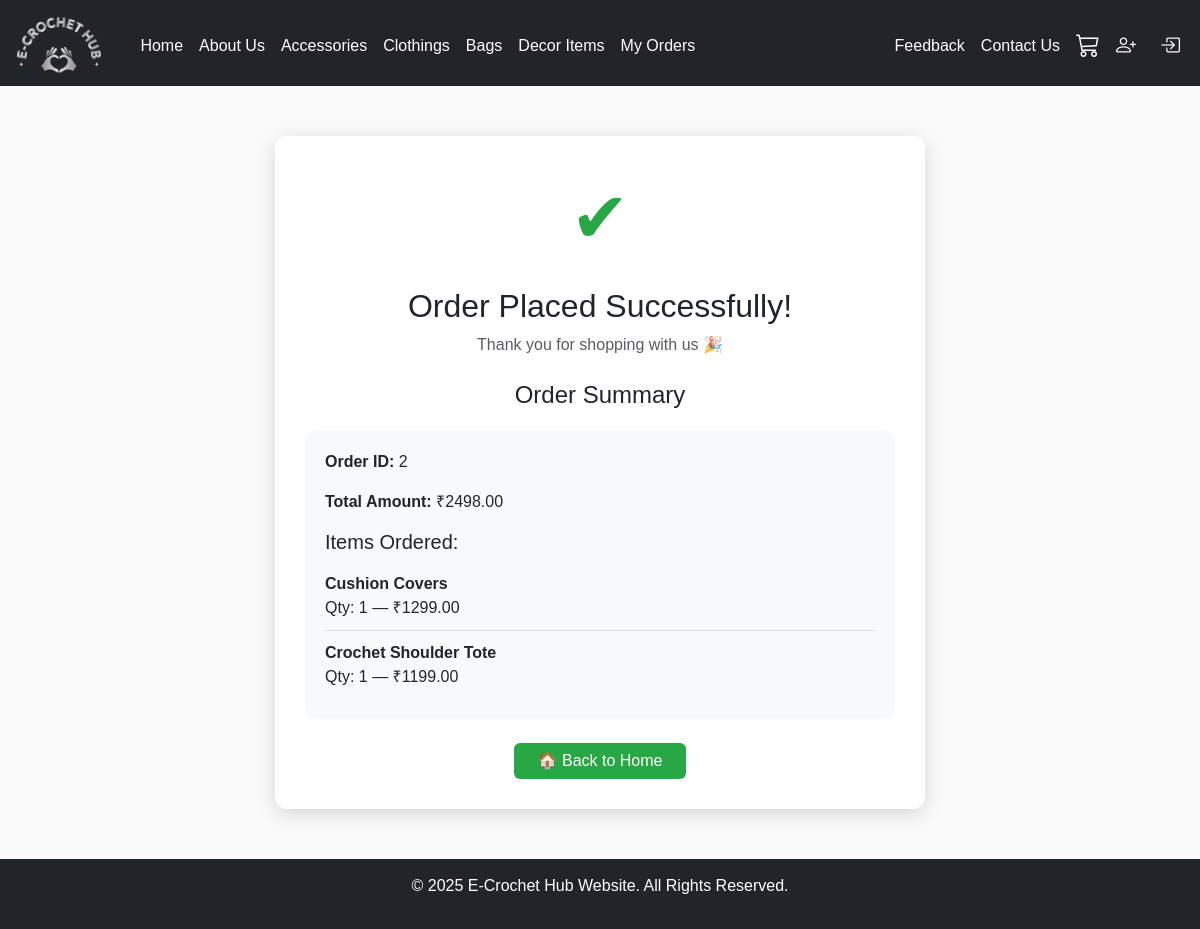
/order-success/2/, run on the app's committed database.
### app/models.py (models this page shows, shortened)
class Order(models.Model):
    user = models.ForeignKey(User, on_delete=models.CASCADE)
    total_amount = models.DecimalField(max_digits=10, decimal_places=2)
    full_name = models.CharField(max_length=200)
    phone = models.CharField(max_length=20)
    address = models.TextField()
    payment_method = models.CharField(
        max_length=20,
        choices=[
            ("COD", "Cash on Delivery"),
            ("ONLINE", "Online Payment")
        ]
    )
    payment_status = models.CharField(
        max_length=20,
        default="Pending",
        choices=[
            ("Pending", "Pending"),
            ("Paid", "Paid"),
            ("Failed", "Failed")
        ]
    )
    order_status = models.CharField(
        max_length=20,
        choices=[
            ("Placed", "Order Placed"),
            ("Shipped", "Shipped"),
            ("Delivered", "Delivered"),
            ("Cancelled", "Cancelled")
        ],
        default="Placed"
    )
    created_at = models.DateTimeField(auto_now_add=True)

class OrderItem(models.Model):
    order = models.ForeignKey(Order, on_delete=models.CASCADE, related_name="items")
    product = models.ForeignKey(Product, on_delete=models.CASCADE)
    qty = models.IntegerField()
    price = models.DecimalField(max_digits=10, decimal_places=2)

class Product(models.Model):
    category = models.ForeignKey(Category, on_delete=models.CASCADE)
    name = models.CharField(max_length=200)
    price = models.DecimalField(max_digits=10, decimal_places=2)
    description = models.TextField()
    image = models.ImageField(upload_to="products/", blank=True, null=True)

### app/views.py (the view)
# urls.py: path("order-success/<int:order_id>/", views.order_success, name="order_success"),
def order_success(request, order_id):
    order = get_object_or_404(Order, id=order_id)
    items = OrderItem.objects.filter(order=order)
    return render(request, "order_success.html", {
        "order": order,
        "items": items
    })

### app/context_processors.py (called while the page is built)
def cart_count(request):
    if request.user.is_authenticated:
        return {
            "cart_count": Cart.objects.filter(user=request.user).count()
        }
    return {"cart_count": 0}

### templates/order_success.html (shortened to what this page needs)
{% extends "base.html" %}
{% block content %}
<div class="container">
    <div class="success-container">
        <div class="success-icon">✔</div>
        <h2 class="mt-3">Order Placed Successfully!</h2>
        <p class="text-muted">Thank you for shopping with us 🎉</p>
        <h4 class="mt-4">Order Summary</h4>
        <div class="details-card">
            <p><strong>Order ID:</strong> {{ order.id }}</p>
            <p><strong>Total Amount:</strong> ₹{{ order.total_amount }}</p>
            <h5 class="mt-3">Items Ordered:</h5>
            {% for i in items %}
            <div class="item-row">
                <strong>{{ i.product.name }}</strong><br>
                Qty: {{ i.qty }} — ₹{{ i.price }}
            </div>
            {% endfor %}
        </div>
        <a href="/" class="btn btn-success mt-4 px-4">🏠 Back to Home</a>
    </div>
</div>
{% endblock %}

### static/home.css (style rules this page uses)
* { margin: 0; padding: 0; box-sizing: border-box; }
body { background: #fafafa; font-family: Arial, sans-serif; padding-bottom: 70px; }
.btn-success { background-color: #28a745; border: none; }

### templates/base.html (style rules this page uses)
body, html { height: 100%; margin: 0; }

### templates/order_success.html (style rules this page uses)
.success-container { max-width: 650px; margin: 50px auto; background: #ffffff; padding: 30px; border-radius: 12px; box-shadow: 0px 5px 20px rgba(0,0,0,0.15); text-align: center; animation: fadeInUp 0.6s ease-out; }
.success-icon { font-size: 70px; color: #28a745; animation: pop 0.4s ease-out; }
.details-card { text-align: left; background: #f8f9fa; padding: 20px; border-radius: 10px; margin-top: 20px; }
.item-row { padding: 10px 0; border-bottom: 1px solid #ddd; }
.item-row:last-child { border-bottom: none; }

### data on the page
Order: id "2", total_amount "2498.00"
OrderItem: product.name "Cushion Covers", qty "1", price "1299.00"
OrderItem: product.name "Crochet Shoulder Tote", qty "1", price "1199.00"
